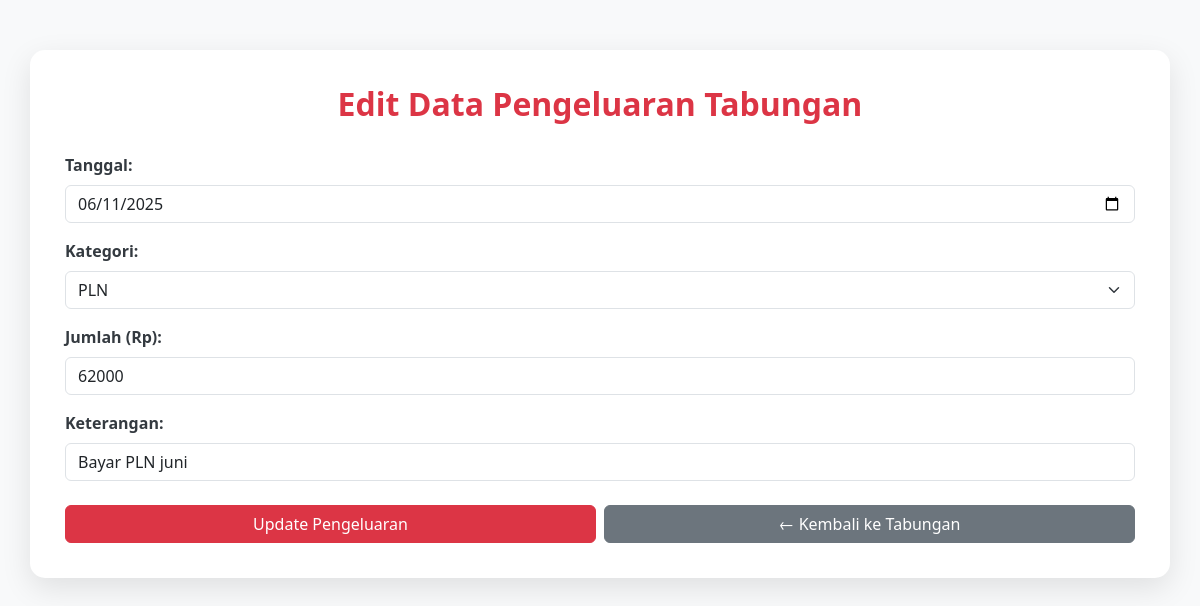
/edit_pengeluaran_tabungan.php?id=2, run on the app's committed database.
### tables this page shows
CREATE TABLE `pengeluaran_tabungan` (
  `id` int(11) NOT NULL,
  `tanggal` date NOT NULL,
  `kategori` varchar(50) NOT NULL,
  `jumlah` int(11) NOT NULL,
  `keterangan` text DEFAULT NULL
);

### edit_pengeluaran_tabungan.php (the view, shortened to what this page needs)
<?php
include 'koneksi.php';
$tanggal = date('Y-m-d');
$kategori = '';
$jumlah = 0;
$keterangan = '';
if (isset($_GET['id'])) {
    $id = $_GET['id'];
    $stmt = $conn->prepare("SELECT tanggal, kategori, jumlah, keterangan FROM pengeluaran_tabungan WHERE id = ?");
    $stmt->bind_param("i", $id);
    $stmt->execute();
    $result = $stmt->get_result();
    if ($result->num_rows > 0) {
        $row = $result->fetch_assoc();
        $tanggal = $row['tanggal'];
        $kategori = $row['kategori'];
        $jumlah = $row['jumlah'];
        $keterangan = $row['keterangan'];
    } else {
        header("Location: tabungan.php");
        exit();
    }
} else {
    header("Location: tabungan.php");
    exit();
}
?>
<!DOCTYPE html>
<html lang="id">
<head>
    <link href="https://cdn.jsdelivr.net/npm/bootstrap@5.3.3/dist/css/bootstrap.min.css" rel="stylesheet">
</head>
<body>
    <div class="container">
        <h2>Edit Data Pengeluaran Tabungan</h2>
        <form method="post" class="needs-validation" novalidate>
            <div class="mb-3">
                <label for="tanggal" class="form-label">Tanggal:</label>
                <input type="date" class="form-control" id="tanggal" name="tanggal" value="<?= htmlspecialchars($tanggal) ?>" required>
            </div>
            <div class="mb-3">
                <label for="kategori" class="form-label">Kategori:</label>
                <select class="form-select" id="kategori" name="kategori" required>
                    <option value="pln" <?= ($kategori == 'pln') ? 'selected' : '' ?>>PLN</option>
                </select>
            </div>
            <div class="mb-3">
                <label for="jumlah" class="form-label">Jumlah (Rp):</label>
                <input type="number" class="form-control" id="jumlah" name="jumlah" value="<?= htmlspecialchars($jumlah) ?>" placeholder="Jumlah Pengeluaran" required>
            </div>
            <div class="mb-4">
                <label for="keterangan" class="form-label">Keterangan:</label>
                <input type="text" class="form-control" id="keterangan" name="keterangan" value="<?= htmlspecialchars($keterangan) ?>" placeholder="Contoh: Bayar listrik, Jajan">
            </div>
            <div class="row g-2">
                <div class="col-12 col-md-6">
                    <button type="submit" name="submit" class="btn btn-danger w-100">Update Pengeluaran</button>
                </div>
                <div class="col-12 col-md-6">
                    <a href="tabungan.php" class="btn btn-secondary w-100">← Kembali ke Tabungan</a>
                </div>
            </div>
        </form>
    </div>
</body>
</html>

### edit_pengeluaran_tabungan.php (style rules this page uses)
body { background-color: #f8f9fa; font-family: 'Segoe UI', Roboto, 'Helvetica Neue', Arial, sans-serif; }
.container { margin-top: 50px; margin-bottom: 50px; background-color: #ffffff; padding: 35px; border-radius: 15px; box-shadow: 0 10px 30px rgba(0, 0, 0, 0.1); }
h2 { color: #dc3545; text-align: center; margin-bottom: 30px; font-weight: 700; }
.form-label { font-weight: 600; color: #343a40; }
.btn-danger { background-color: #dc3545; border-color: #dc3545; transition: background-color 0.3s ease, border-color 0.3s ease; }
.btn-secondary { background-color: #6c757d; border-color: #6c757d; transition: background-color 0.3s ease, border-color 0.3s ease; }

### data on the page
pengeluaran_tabungan: tanggal "06/11/2025", kategori "PLN", jumlah "62000", keterangan "Bayar PLN juni"
